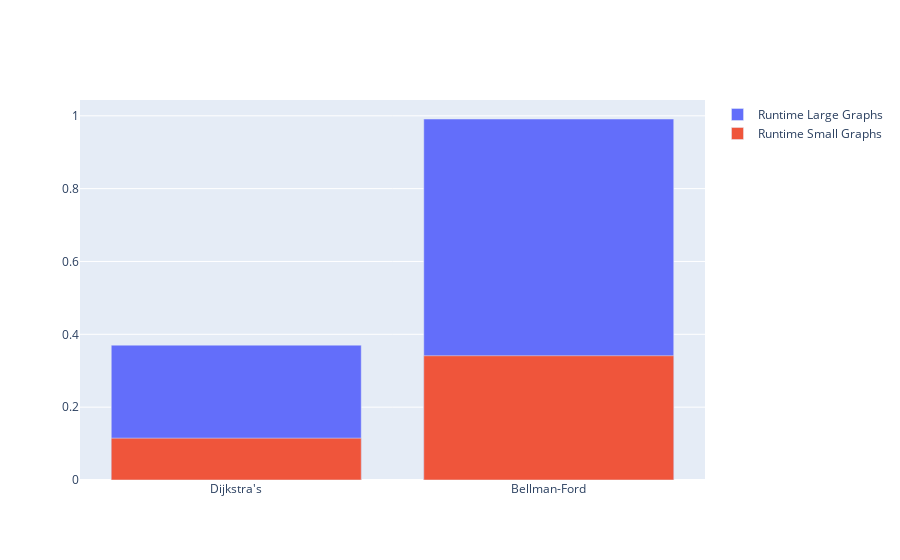

Here is the notebook cell this chart was saved with:
### Code cell
from plotly.offline import init_notebook_mode, iplot
from plotly import graph_objs as go
init_notebook_mode(connected = True)

data = [
    go.Bar(x=algorithm3, y=np.asarray(large_graphs_avg_time[:len(large_graphs_avg_time)-1]) * 1000, name='Runtime Large Graphs',  
            #base=0
           ),
    go.Bar(x=algorithm3, y=np.asarray(small_graphs_avg_time[:len(small_graphs_avg_time)-1]) * 1000, name='Runtime Small Graphs', 
           #base=0,
           #width=0.5
          )]

layout = go.Layout(
    barmode='overlay',
)

fig = dict(data = data, layout = layout)
iplot(fig, show_link=False)

### Figure 1 — Plotly figure (JSON) as saved in the notebook; plotly's stock layout.template omitted (floating-point values rounded to 4 significant figures)
{"data": [{"name": "Runtime Large Graphs", "type": "bar", "x": ["Dijkstra's", "Bellman-Ford"], "y": [0.3703, 0.9912]}, {"name": "Runtime Small Graphs", "type": "bar", "x": ["Dijkstra's", "Bellman-Ford"], "y": [0.1149, 0.3412, 1.905]}], "layout": {"barmode": "overlay"}}
